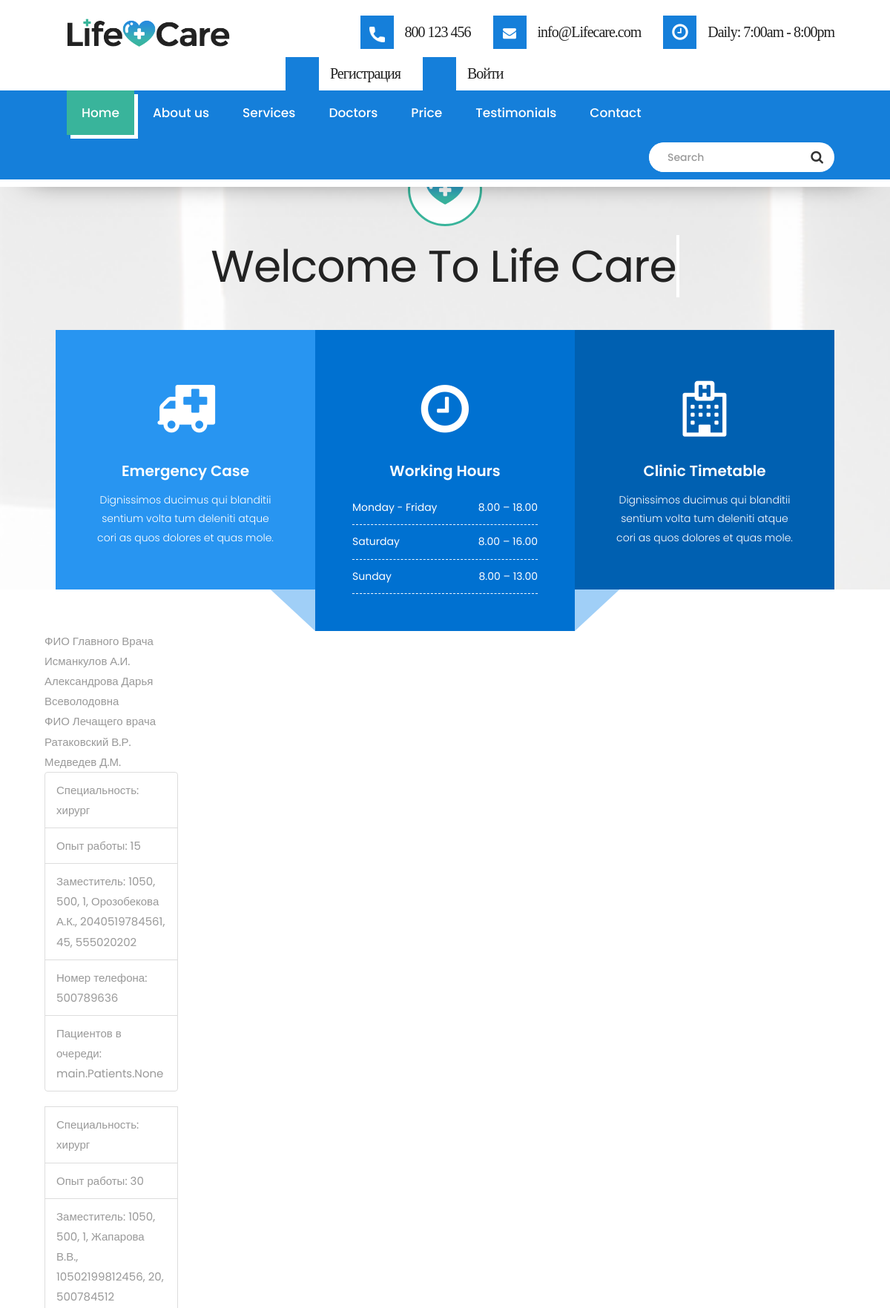
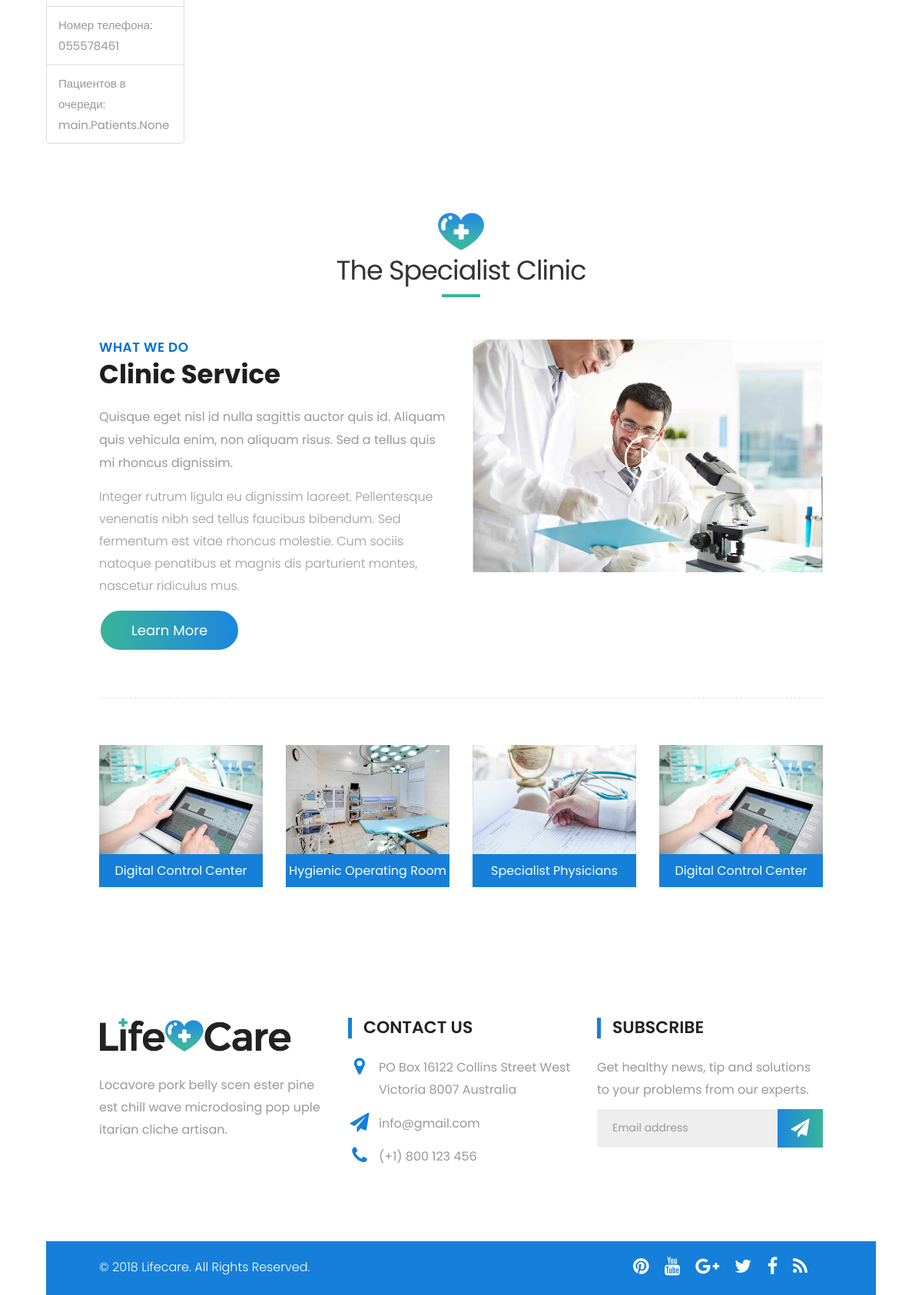
The page / on the database its author committed (2 pictures, top to bottom).
### main/models.py (models this page shows, shortened)
class Chief_Physician(models.Model):
    okpo = models.ForeignKey('Hospital', on_delete=models.CASCADE, verbose_name='ОКПО')
    name = models.CharField(max_length=200, verbose_name='Ф.И.О.')
    pin_passport = models.CharField(max_length=14, verbose_name='ПИН-КОД паспорта')
    age = models.IntegerField(verbose_name='Возраст')
    work_experience = models.IntegerField(verbose_name='Стаж работы')
    phone_number = models.CharField(max_length=200, verbose_name='Номер телефона')
    therapist = models.ManyToManyField('Therapist', verbose_name='Лечащий врач')
    class Meta:
        verbose_name = 'Главный врач'
        verbose_name_plural = 'Главные врачи'

class Therapist(models.Model):
    okpo = models.ForeignKey('Hospital', on_delete=models.CASCADE, verbose_name='ОКПО')
    direction = models.DateTimeField(max_length=200, verbose_name='Направление')
    therapist_surgeon = CustomBooleanField(default=True, verbose_name='Терапевт')
    name = models.CharField(max_length=200, verbose_name='Ф.И.О.')
    pin_passport = models.CharField(max_length=14, verbose_name='ПИН-КОД паспорта')
    age = models.IntegerField(verbose_name='Возраст')
    work_experience = models.IntegerField(verbose_name='Стаж работы')
    phone_number = models.CharField(max_length=200, verbose_name='Номер телефона')
    nurse = models.OneToOneField('Nurse', verbose_name='Медсестра', on_delete=models.CASCADE,
        primary_key=True)
    patients = models.ManyToManyField('Patients', verbose_name='Пациенты')
    class Meta:
        verbose_name = 'Лечащий врач'
        verbose_name_plural = 'Лечащие врачи'

class Nurse(models.Model):
    okpo = models.ForeignKey('Hospital', on_delete=models.CASCADE, verbose_name='ОКПО')
    name = models.CharField(max_length=200, verbose_name='Ф.И.О.')
    pin_passport = models.CharField(max_length=14, verbose_name='ПИН-КОД паспорта')
    age = models.IntegerField(verbose_name='Возраст')
    phone_number = models.CharField(max_length=200, verbose_name='Номер телефона')
    patients = models.ForeignKey('Patients', verbose_name='Пациенты', on_delete=models.CASCADE)
    class Meta:
        verbose_name = 'Медсестра'
        verbose_name_plural = 'Медсестры'
    def __str__(self):
        return f'{self.okpo}, {self.name}, \
            {self.pin_passport}, {self.age}, {self.phone_number}'

class Hospital(models.Model):
    okpo = models.ForeignKey('Okpo', on_delete=models.CASCADE, verbose_name='ОКПО')
    employees = models.CharField(max_length=100, verbose_name='Сотрудники')
    public_private = CustomBooleanField(default=True, verbose_name='Государственная')
    class Meta:
        verbose_name = 'Больница'
        verbose_name_plural = 'Больницы'
    def __str__(self):
        return f'{self.okpo}, {self.employees}, {self.public_private}'

class Okpo(models.Model):
    okpo = models.IntegerField(unique=True, db_index=True, verbose_name='ОКПО')
    def __str__(self):
        return f'{self.okpo}'

### main/views.py (the view)
# urls.py: path('', show_hospital, name='show_hospital'),
def show_hospital(request):
    hospital = Hospital.objects.all()
    c_physician = Chief_Physician.objects.all()
    therapist = Therapist.objects.all()
    nurse = Nurse.objects.all()
    patients = Patients.objects.all()
    return render(request, 'main/show_hospital.html', {'hospital':hospital,'c_physician':c_physician,'therapist':therapist, 'nurse':nurse, 'patients':patients})

### main/models.py (called while the page is built)
    def from_db_value(self, value, expression, connection):
        if value is None:
            return value
        return int(value) # return 0/1

### main/templates/main/show_hospital.html (shortened to what this page needs)
{% extends 'main/base.html' %}
{% load static %}
{% block content %}
   <div class="container">
<div class="row">
<div class="col-4">
<div class="card m-2" style="width: 18rem;">
<div class="card-header">
ФИО Главного Врача
   {%for c in c_physician%}
   <br>{{c.name}}
   {%endfor%}
<br>
ФИО Лечащего врача
   {%for c in therapist%}
   <br>{{c.name}}
   {%endfor%}
<ul class="list-group list-group-flush">
   {%for i in therapist%}
   {% if therapist.therapist_surgeon == 1 %}
<li class="list-group-item">Специальность: терапевт</li>
   {% else %}
   <li class="list-group-item">Специальность: хирург</li>
      {% endif %}
<li class="list-group-item">Опыт работы: {{i.work_experience}}</li>
<li class="list-group-item">Заместитель: {{i.nurse}}</li>
<li class="list-group-item">Номер телефона: {{ i.phone_number}}</li>
<li class="list-group-item">Пациентов в очереди: {{i.patients}}</li>
</ul>
   {% endfor%}
</div>
</div>
      <div id="about" class="section wow fadeIn">
         <div class="container">
            <div class="heading">
               <span class="icon-logo"><img src="{% static 'images/icon-logo.png'%}" alt="#"></span>
               <h2>The Specialist Clinic</h2>
            </div>
            <div class="row">
               <div class="col-md-6">
                  <div class="message-box">
                     <h4>What We Do</h4>
                     <h2>Clinic Service</h2>
                     <p class="lead">Quisque eget nisl id nulla sagittis auctor quis id. Aliquam quis vehicula enim, non aliquam risus. Sed a tellus quis mi rhoncus dignissim.</p>
                     <p> Integer rutrum ligula eu dignissim laoreet. Pellentesque venenatis nibh sed tellus faucibus bibendum. Sed fermentum est vitae rhoncus molestie. Cum sociis natoque penatibus et magnis dis parturient montes, nascetur ridiculus mus.  </p>
                     <a href="#services" data-scroll class="btn btn-light btn-radius btn-brd grd1 effect-1">Learn More</a>
                  </div>
               </div>
               <div class="col-md-6">
                  <div class="post-media wow fadeIn">
                     <img src="{% static 'images/about_03.jpg'%}" alt="" class="img-responsive">
                     <a href="{% static 'http://www.youtube.com/watch?v=nrJtHemSPW4'%}" data-rel="prettyPhoto[gal]" class="playbutton"><i class="flaticon-play-button"></i></a>
                  </div>
               </div>
            </div>
            <hr class="hr1">
            <div class="row">
               <div class="col-md-3 col-sm-6 col-xs-12">
                  <div class="service-widget">
                     <div class="post-media wow fadeIn">
                        <img src="{% static 'images/clinic_01.jpg' %}" alt="" class="img-responsive">
                     </div>
                     <h3>Digital Control Center</h3>
                  </div>
               </div>
               <div class="col-md-3 col-sm-6 col-xs-12">
                  <div class="service-widget">
                     <div class="post-media wow fadeIn">
                        <img src="{% static 'images/clinic_02.jpg'%}" alt="" class="img-responsive">
                     </div>
                     <h3>Hygienic Operating Room</h3>
                  </div>
               </div>
               <div class="col-md-3 col-sm-6 col-xs-12">
                  <div class="service-widget">
                     <div class="post-media wow fadeIn">
                        <img src="{% static 'images/clinic_03.jpg'%}" alt="" class="img-responsive">
                     </div>
                     <h3>Specialist Physicians</h3>
                  </div>
               </div>
               <div class="col-md-3 col-sm-6 col-xs-12">
                  <div class="service-widget">
                     <div class="post-media wow fadeIn">
                        <img src="{% static 'images/clinic_01.jpg'%}" alt="" class="img-responsive">
                     </div>
                     <h3>Digital Control Center</h3>
                  </div>
               </div>
            </div>
         </div>
      </div>
{% endblock %}

### main/static/style.css (style rules this page uses)
body { color: #999; font-size: 15px; font-family: 'Source Sans Pro', sans-serif; line-height: 1.80857; }
a { color: #1f1f1f; text-decoration: none !important; outline: none !important; -webkit-transition: all .3s ease-in-out; -moz-transition: all .3s ease-in-out; -ms-transition: all .3s ease-in-out; -o-transition: all .3s ease-in-out; transition: all .3s ease-in-out; }
h1, h2, h3, h4, h5, h6 { letter-spacing: 0; font-weight: normal; position: relative; padding: 0 0 10px 0; font-weight: normal; line-height: 120% !important; color: #1f1f1f; margin: 0 }
h2 { font-size: 22px }
h3 { font-size: 18px }
h4 { font-size: 16px }
a { color: #1f1f1f; text-decoration: none; outline: none; }
a, .btn { text-decoration: none !important; outline: none !important; -webkit-transition: all .3s ease-in-out; -moz-transition: all .3s ease-in-out; -ms-transition: all .3s ease-in-out; -o-transition: all .3s ease-in-out; transition: all .3s ease-in-out; }
.lead { font-size: 18px; line-height: 30px; color: #767676; margin: 0; padding: 0; }
.section { display: block; position: relative; overflow: hidden; padding: 120px 0; }
.effect-1 { display: inline-block; cursor: pointer; text-align: center; position: relative; text-decoration: none; z-index: 1; }
.effect-1:after { pointer-events: none; position: absolute; width: 100%; height: 100%; border-radius: 50%; content: ''; -webkit-box-sizing: content-box; -moz-box-sizing: content-box; box-sizing: content-box; }
.effect-1 { -webkit-transition: background 0.2s, color 0.2s; -moz-transition: background 0.2s, color 0.2s; transition: background 0.2s, color 0.2s; }
.effect-1:after { top: -7px; left: -7px; padding: 7px; box-shadow: 0 0 0 2px #2750ff; -webkit-transition: -webkit-transform 0.2s, opacity 0.2s; -webkit-transform: scale(.8); -moz-transition: -moz-transform 0.2s, opacity 0.2s; -moz-transform: scale(.8); -ms-transform: scale(.8); transition: transform 0.2s, opacity 0.2s; transform: scale(.8); opacity: 0; }
.effect-1:after { -webkit-transform: scale(1.2); -moz-transform: scale(1.2); -ms-transform: scale(1.2); transform: scale(1.2); }
.service-widget h3 { font-size: 21px; color: #ffffff; padding: 20px 0 12px; margin: 0; }
.message-box h4 { text-transform: uppercase; padding: 0; margin: 0 0 5px; font-weight: 600; letter-spacing: 0.5px; font-size: 15px; color: #999; }
.message-box h2 { font-size: 38px; font-weight: 300; padding: 0 0 10px; margin: 0; line-height: 62px; margin-top: 0; text-transform: none; }
.message-box p { margin-bottom: 20px; }
.message-box .lead { padding-top: 10px; font-size: 19px; font-style: italic; color: #999; padding-bottom: 0; }
.post-media { position: relative; }
.post-media img { width: 100%; }
.playbutton { position: absolute; color: #ffffff !important; top: 40%; font-size: 60px; z-index: 12; left: 0; right: 0; text-align: center; margin: -20px auto; }
hr.hr1 { position: relative; margin: 60px 0; border: 1px dashed #f2f3f5; }
.btn { border: 0 !important; }
.nav-pills, .effect-1:after, .nav-pills > li > a, .global-radius, .btn-brd { -webkit-border-radius: 100px; -moz-border-radius: 100px; border-radius: 100px; }
.btn-light { padding: 13px 40px; font-size: 18px; border: 2px solid #ffffff !important; color: #ffffff; background-color: transparent; }

### main/static/css/colors.css (style rules this page uses)
.icon_wrap:hover, .nav-pills > li.active > a, .nav-pills > li.active > a:focus, .nav-pills > li.active > a:hover, .icon-wrapper:hover i, .grd1 { color: #ffffff; background: #db00ce; background: -moz-linear-gradient(left, #db00ce 0%, #2750ff 100%); background: -webkit-linear-gradient(left, #db00ce 0%, #2750ff 100%); background: linear-gradient(to right, #db00ce 0%, #2750ff 100%); filter: progid: DXImageTransform.Microsoft.gradient( startColorstr='#db00ce', endColorstr='#2750ff', GradientType=1); }

### main/static/css/responsive.css (style rules this page uses)
@media (max-width: 1200px) { .container { width: 90%; } }

### rows shown on the page
Chief_Physician: name "Исманкулов А.И."
Chief_Physician: name "Александрова Дарья Всеволодовна"
Therapist: name "Ратаковский В.Р.", work_experience "15", nurse "1050, 500, 1, Орозобекова А.К., 2040519784561, 45, 555020202", phone_number "500789636", patients "main.Patients.None"
Therapist: name "Медведев Д.М.", work_experience "30", nurse "1050, 500, 1, Жапарова В.В., 10502199812456, 20, 500784512", phone_number "055578461", patients "main.Patients.None"
